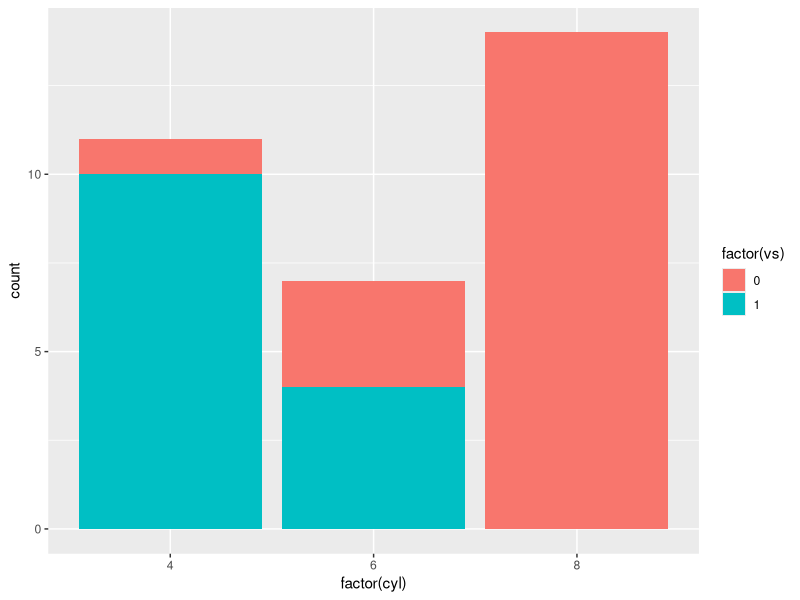
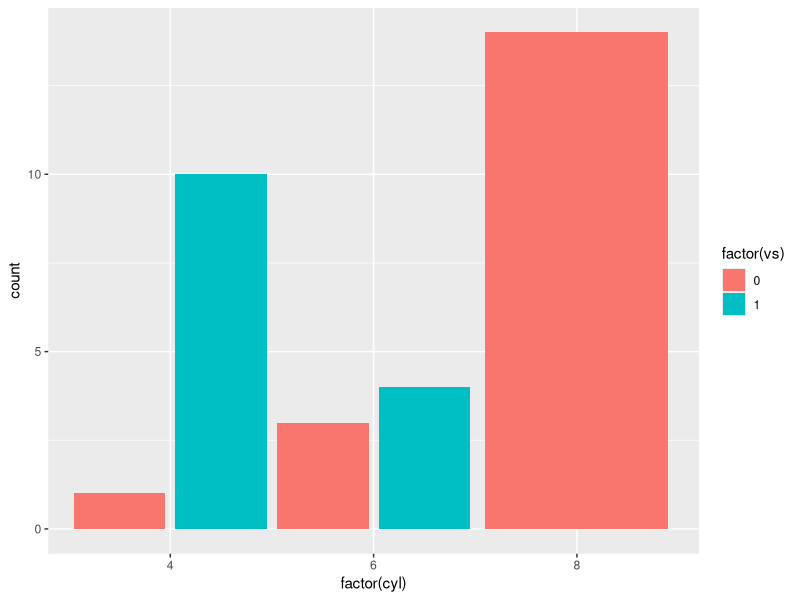
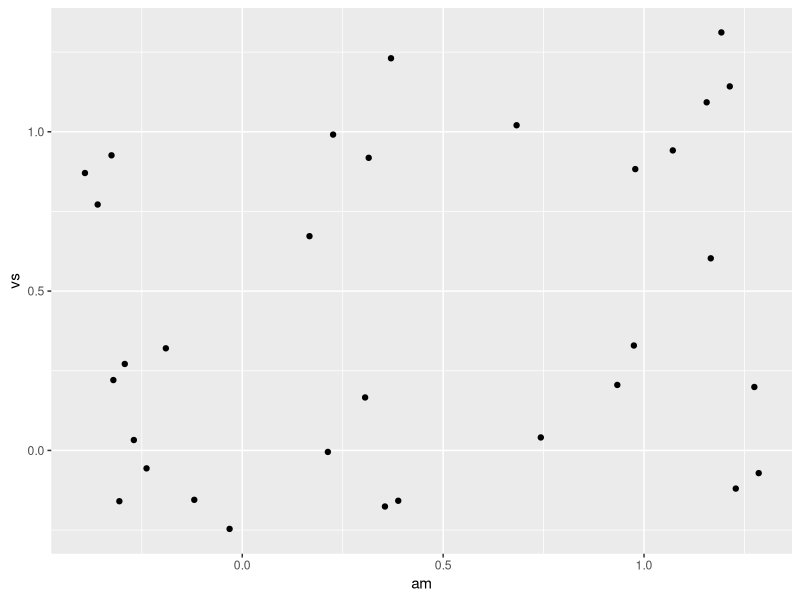
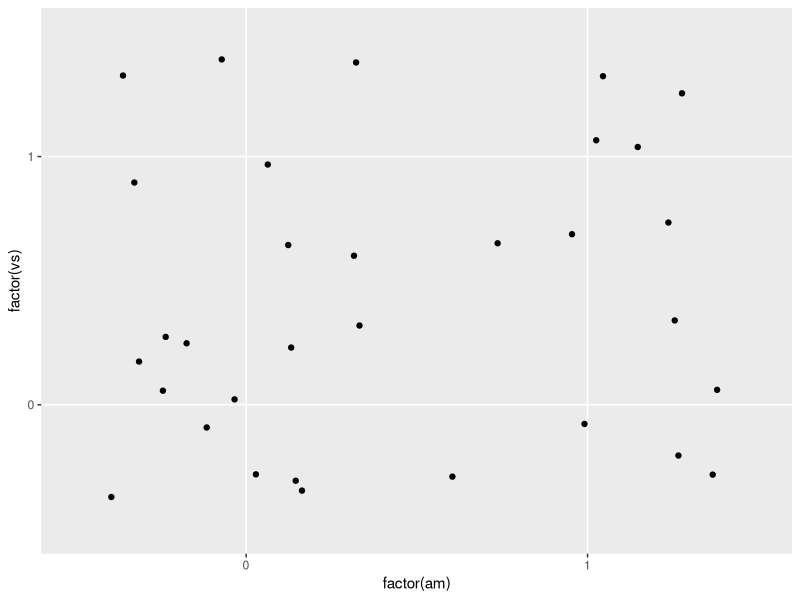
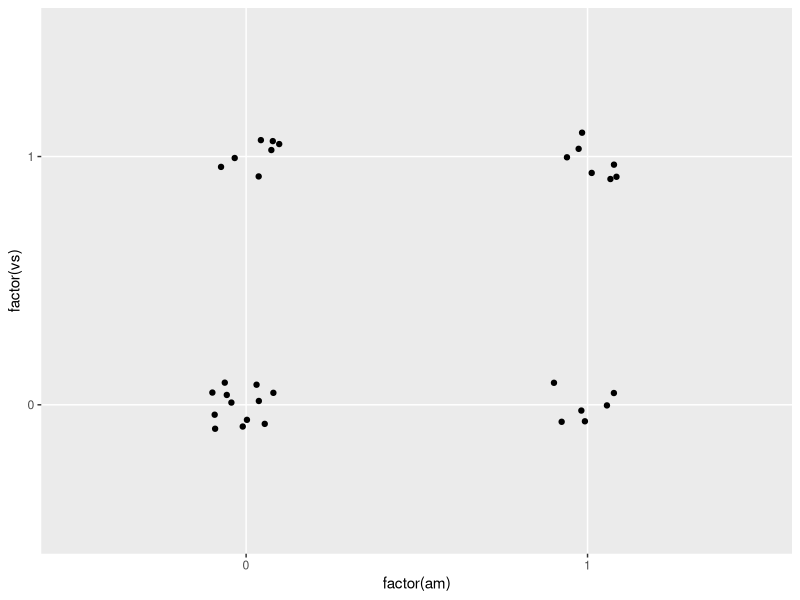
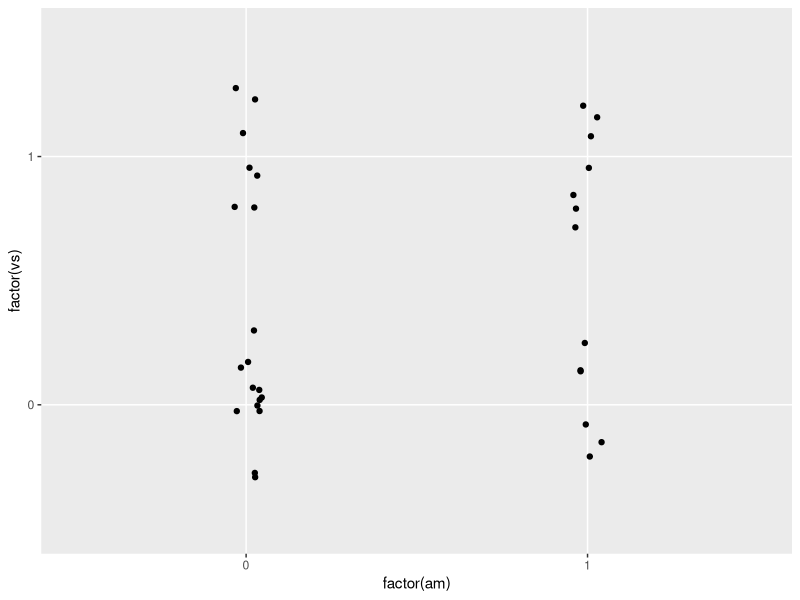
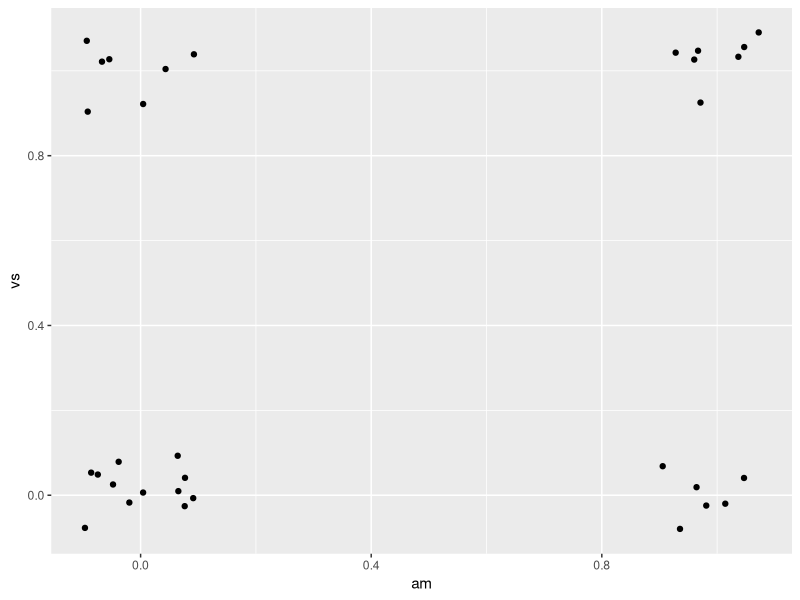
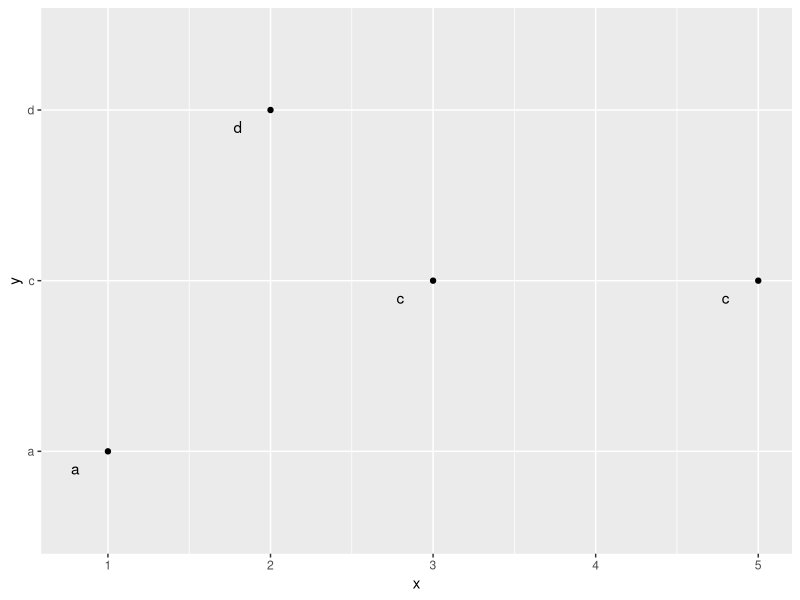

Here is the R script that generated these plots, in order:
## ---- chunk 1
library(ggplot2)
library(dplyr)
library(tidyr)
## ---- chunk 2
ggplot(data = mtcars, aes(factor(cyl), fill = factor(vs))) +
  geom_bar()
## ---- chunk 3
ggplot(data = mtcars, aes(factor(cyl), fill = factor(vs))) +
  geom_bar(position = position_dodge(width = 1))
## ---- chunk 4
ggplot(data = mtcars, aes(am, vs)) +
  geom_jitter()
## ---- chunk 5
ggplot(data = mtcars, aes(factor(am), factor(vs))) +
  geom_jitter()
## ---- chunk 6
ggplot(data = mtcars, aes(factor(am), factor(vs))) +
  geom_jitter(position = position_jitter(width = 0.1, height = 0.1))
## ---- chunk 7
ggplot(data = mtcars, aes(factor(am), factor(vs))) +
  geom_jitter(position = position_jitter(width = 0.05, height = 0.3))
## ---- chunk 8
ggplot(data = mtcars, aes(am, vs)) +
  geom_jitter(position = position_jitter(width = 0.1, height = 0.1))
## ---- chunk 9
df <- data.frame(
  x = c(1,3,2,5),
  y = c("a","c","d","c")
)

ggplot(df, aes(x, y)) +
  geom_point() +
  geom_text(aes(label = y),
            position = position_nudge(y = -0.1, x = -0.2))
## ---- chunk 10
ggplot(data = mtcars, aes(factor(cyl), fill = factor(gear))) +
  geom_bar(position = "fill")
## ---- chunk 11
series <- data.frame(
  time = c(rep(1, 4),rep(2, 4), rep(3, 4), rep(4, 4)),
  type = rep(c('a', 'b', 'c', 'd'), 4),
  value = rpois(16, 10)
)

series$type2 <- factor(series$type, levels = c('c', 'b', 'd', 'a'))

ggplot(series, aes(time, value, group = type)) +
  geom_line(aes(colour = type)) +
  geom_point(aes(colour = type))

ggplot(series, aes(time, value, group = type)) +
  geom_line(aes(colour = type), position = "stack") +
  geom_point(aes(colour = type), position = "stack")
